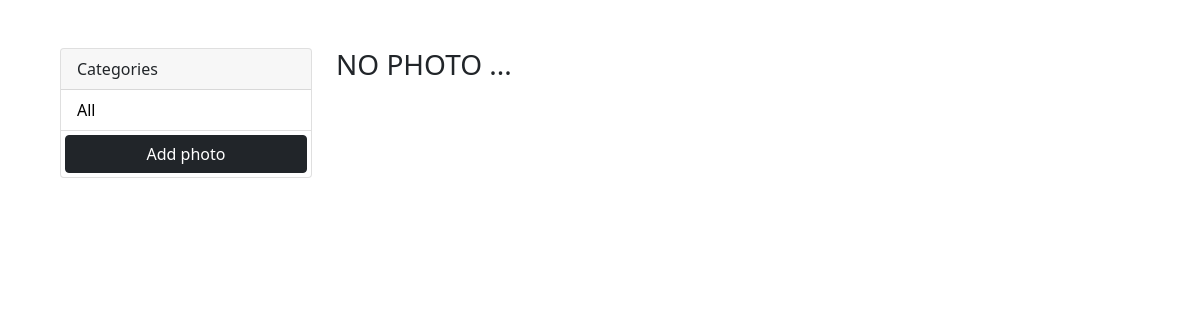
Page /?category=Travel on the earlier database version.
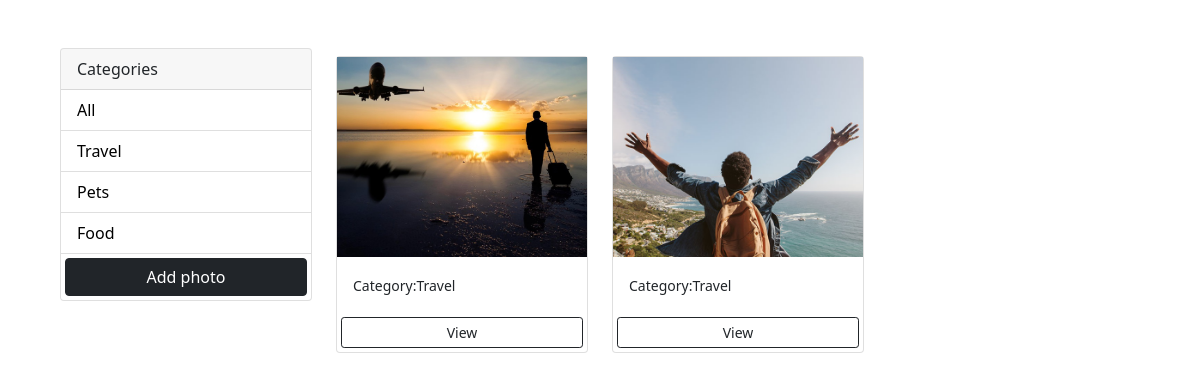
Same page on the later database version.
### photos/models.py (models this page shows, shortened)
class Category(models.Model):
    name = models.CharField(max_length=100 , null=False , blank = False)

class Photo(models.Model):
    category = models.ForeignKey(Category , on_delete = models.SET_NULL ,null =True , blank =True )
    image = models.ImageField(null = False , blank = False)
    description = models.TextField(max_length=500 , null=False , blank = False )

### photos/views.py (the view)
# urls.py: path('', views.gallery , name='gallery'),
def gallery(request):
    category = request.GET.get('category')
    if category == None:
        photos = Photo.objects.all()
    else:
        photos = Photo.objects.filter(category__name = category)
    categories = Category.objects.all()
    context = {'categories' :categories , 'photos' :photos}
    return render(request,'photos/gallery.html' , context)

### photos/templates/photos/gallery.html (shortened to what this page needs)
<!DOCTYPE html>
<html lang="en" dir="ltr">
  <head>
    <link href="https://cdn.jsdelivr.net/npm/bootstrap@5.1.0/dist/css/bootstrap.min.css" rel="stylesheet">
  </head>
  <body class="m-5">
    <div class="container">
        <div class="row">
          <div class="col-md-3">
            <div class="card">
              <div class="card-header">
                Categories
              </div>
              <ul class="list-group list-group-flush">
                <li class="list-group-item">
                  <a href="{% url 'gallery' %}">All</a>
                </li>
                {% for category in categories %}
                  <li class="list-group-item">
                    <a href="{% url 'gallery' %}?category={{category.name}}">{{category.name}}</a>
                  </li>
                {% endfor %}
                    <a href="{% url 'add' %}"class="btn btn-block btn-dark m-1">Add photo</a>
              </ul>
            </div>
          </div>
          <div class="col-md-9">
            <div class="row">
              {% for photo in photos %}
              <div class="col-md-4">
                <div class="card my-2">
                  <img src="{{photo.image.url}}"
                   class="image-thumbail"
                    alt="image">
                  <div class="card-body">
                    <small>Category:{{photo.category.name}}</small>
                  </div>
                  <a href="{% url 'photo' photo.id %}"class="btn btn-outline-dark btn-sm m-1">View</a>
                </div>
              </div>
              {% empty %}
              <h3>NO PHOTO ... </h3>
              {% endfor %}
            </div>
          </div>
        </div>
      </div>
  </body>
</html>

### photos/templates/photos/gallery.html (style rules this page uses)
.image-thumbail { height: 200px; object-fit: cover; }
.list-group-item a { text-decoration: none; color: black; }

Differences in the rows shown:
added Category: name "Travel"
added Category: name "Pets"
added Category: name "Food"
added Photo: image (picture), category.name "Travel"
added Photo: image (picture), category.name "Travel"
Other differences:
text no longer shown: "NO PHOTO ..."
